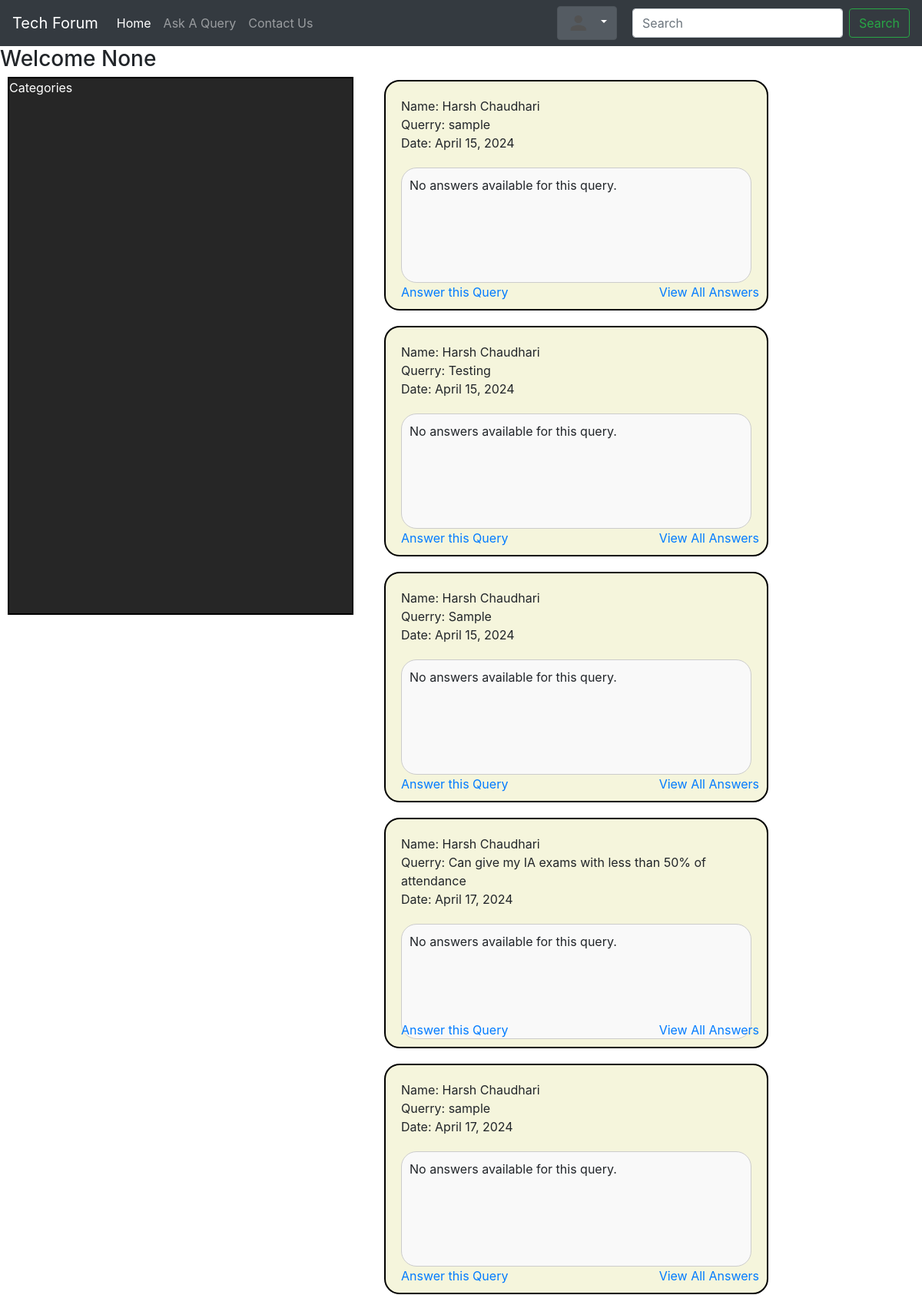
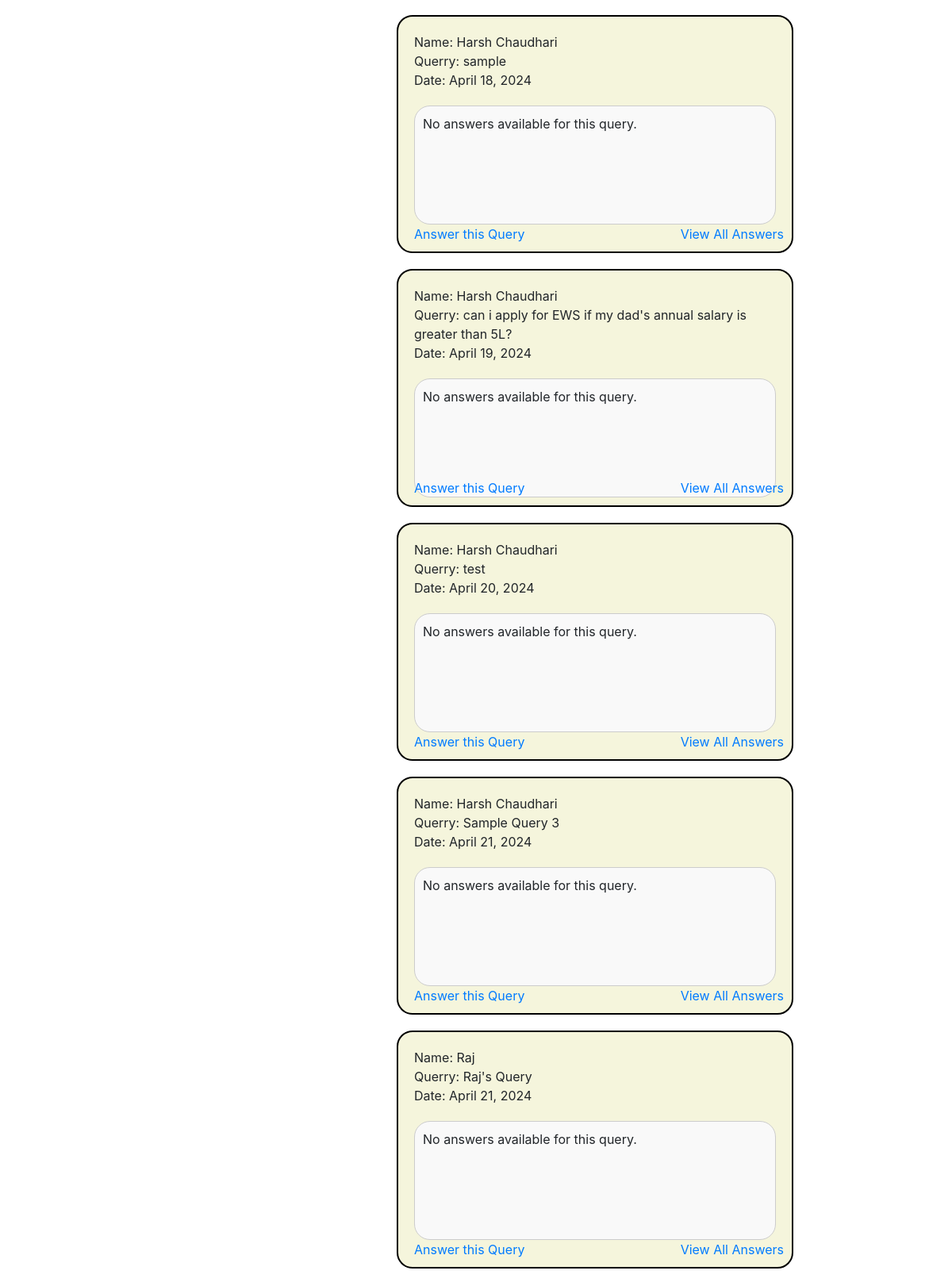
The page /Home (upper part) on the database its author committed (2 pictures, top to bottom).
### Home/models.py (models this page shows, shortened)
class Querry(models.Model):
    query_id = models.AutoField(primary_key=True)
    user = models.ForeignKey(User, on_delete=models.CASCADE)
    name = models.CharField(max_length=122)
    email = models.EmailField(max_length=122)
    desc = models.TextField()
    date = models.DateField(default=date.today)
    Cat = models.CharField(max_length=20, default='Other')
    viewcount = models.IntegerField(default=0)

### Home/views.py (the view)
# urls.py: 2. Add a URL to urlpatterns:  path('', Home.as_view(), name='home')
def Home(request):
    EList = Querry.objects.all()
    fname = request.session.get('fname', None)
    return render(request,'Home.html',{'EList': EList, 'fname': fname})

### Templates/Home.html (shortened to what this page needs)
{% extends "base.html" %}
{% block body %}
<h3>Welcome {{fname}}</h3>
<div class="cat"
    style="border: 2px solid black; background-color:#262626; position: absolute; top: 100px; left: 10px;height: 700px;width: 450px;">
    <p style="color: white;">Categories</p>
</div>
<div class="Query col-md-5" style="padding: 0;">
    <ul style="list-style-type: none; padding: 0; margin: 10px 500px;">
        {% for event in EList %}
    <li style="border: 2px solid #000000; padding: 20px; margin-bottom: 20px; border-radius: 20px; width: 500px; height: 300px; background-color: beige; position: relative;">
        <div>
            Name: {{ event.name }} <br>
            Querry: {{ event.desc }}<br>
            Date: {{ event.date }}<br>
        </div>
        {% if event.answers.exists %}
            {% with first_answer=event.answers.first %}
                <ul class="answerList" style="list-style-type: none; padding: 0; margin-top: 20px;">
                    <li style="border: 1px solid #ccc; padding: 10px; margin-bottom: 10px; border-radius: 5px; background-color: #f9f9f9;height: 150px;border-radius: 20px;">
                         {{ first_answer.response }}<br>
                    </li>
                </ul>
                <div class="answeredBy" style="position: absolute; bottom: 40px; right: 30px; font-style: italic;">
                    Answered by: {{ first_answer.user.username }}
                </div>
            {% endwith %}
        {% else %}
            <div class="answerList" style="list-style-type: none; padding: 0; margin-top: 20px;">
                <div style="border: 1px solid #ccc; padding: 10px; margin-bottom: 10px; border-radius: 5px; background-color: #f9f9f9;height: 150px;border-radius: 20px;">
                    <p>No answers available for this query.</p>
                </div>
            </div>
        {% endif %}
        <div class="allAnswer" style="position: absolute; bottom: 10px; right: 10px;">
            <a href="{% url 'AllAnswers' query_id=event.query_id %}">View All Answers</a>
        </div>
        <div class="Answer" style="position: absolute; bottom: 10px; left: 20px;">
            <a href="{% url 'AnsweringQuery' query_id=event.query_id %}">Answer this Query</a>
        </div>
    </li>
{% endfor %}
    </ul>
</div>
{% endblock body %}

### rows shown on the page
Querry: name "Harsh Chaudhari", desc "sample", date "April 15, 2024"
Querry: name "Harsh Chaudhari", desc "Testing", date "April 15, 2024"
Querry: name "Harsh Chaudhari", desc "Sample", date "April 15, 2024"
Querry: name "Harsh Chaudhari", desc "Can give my IA exams with less than 50% of attendance", date "April 17, 2024"
Querry: name "Harsh Chaudhari", desc "sample", date "April 17, 2024"
Querry: name "Harsh Chaudhari", desc "sample", date "April 18, 2024"
Querry: name "Harsh Chaudhari", desc "can i apply for EWS if my dad's annual salary is greater than 5L?", date "April 19, 2024"
Querry: name "Harsh Chaudhari", desc "test", date "April 20, 2024"
Querry: name "Harsh Chaudhari", desc "Sample Query 3", date "April 21, 2024"
Querry: name "Raj", desc "Raj's Query", date "April 21, 2024"

### other values the page prints
{{ fname }} "None"
